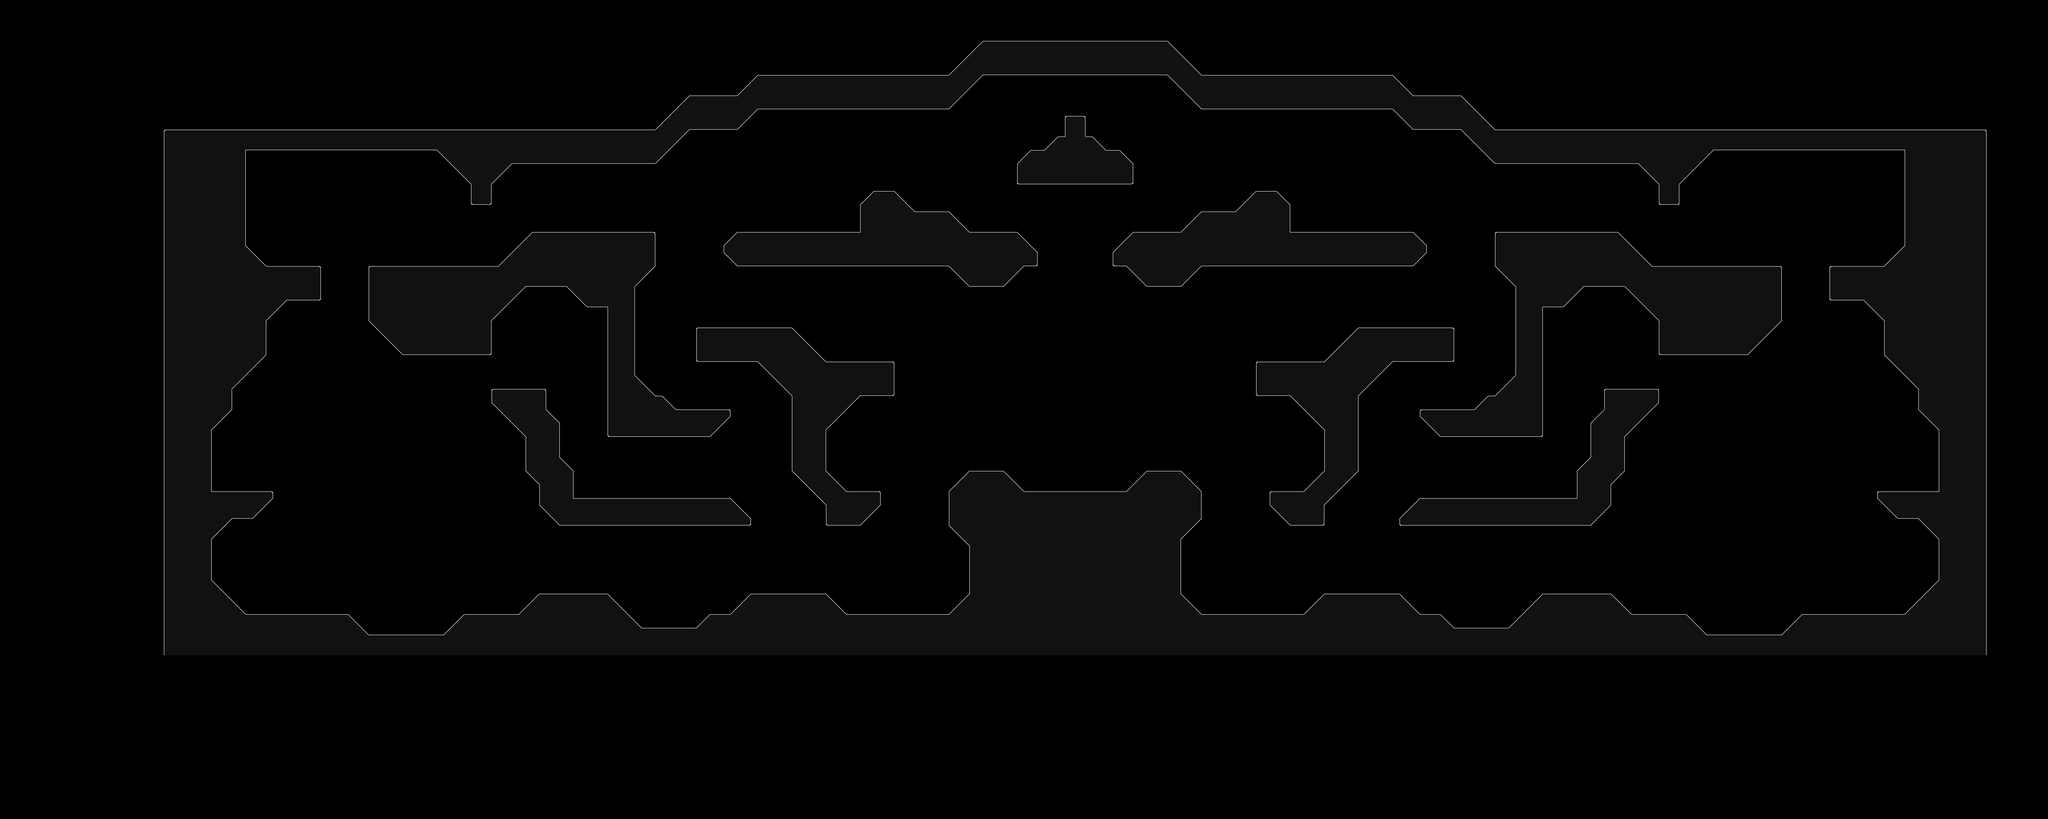

A level layout from a 2D game, rendered from its tile map. Below: a short description, then the map file with tile-grid data replaced by summaries:
An orthogonal 300x120 tile map with 32x32 px tiles, 1 tile layer (Tile Layer 1) and 430 objects (228x BotPoint, 40x Dropthrough, 29x Dummy, 26x Start, 17x MovePoint, ...).

<map version="1.8" tiledversion="1.8.4" orientation="orthogonal" renderorder="right-down" width="300" height="120" tilewidth="32" tileheight="32" infinite="0" nextlayerid="8" nextobjectid="577">
 <properties>
  <property name="customShader" type="bool" value="true" />
 </properties>
 <tileset firstgid="1" source="main_0.tsx" />
 <layer id="1" name="Tile Layer 1" width="300" height="120">
  <data>[36000 cells, 8180 non-empty, 17 distinct tile ids]</data>
 </layer>
 <objectgroup id="7" name="bot-layer">
  <object id="214" name="BotPoint" type="BotPoint" x="2456" y="1032">
   <properties>
    <property name="teamIndex" type="int" value="0" />
   </properties>
   <polyline points="-152,184 8,24" />
  </object>
  <object id="215" name="BotPoint" type="BotPoint" x="2608" y="1000">
   <polyline points="-144,56 464,56" />
  </object>
  <object id="217" name="BotPoint" type="BotPoint" x="2576" y="848">
   <properties>
    <property name="multiplier0" type="float" value="0.1" />
    <property name="valid1" type="bool" value="false" />
   </properties>
   <polyline points="-176,-16 496,-16" />
  </object>
  <object id="218" name="BotPoint" type="BotPoint" x="1904" y="1040">
   <properties>
    <property name="teamIndex" type="int" value="0" />
   </properties>
   <polyline points="-272,176 400,176" />
  </object>
  <object id="219" name="BotPoint" type="BotPoint" x="1552" y="1168">
   <properties>
    <property name="teamIndex" type="int" value="0" />
   </properties>
   <polyline points="80,48 80,304" />
  </object>
  <object id="223" name="BotPoint" type="BotPoint" x="2488" y="1000">
   <polyline points="-24,56 -88,-168" />
  </object>
  <object id="224" name="BotPoint" type="BotPoint" x="3320" y="872">
   <polyline points="-184,88 72,88" />
  </object>
  <object id="225" name="BotPoint" type="BotPoint" x="3224" y="808">
   <polyline points="-152,248 -88,152" />
  </object>
  <object id="226" name="BotPoint" type="BotPoint" x="3736" y="872">
   <polyline points="-280,184 200,184" />
  </object>
  <object id="227" name="BotPoint" type="BotPoint" x="3288" y="872">
   <polyline points="-216,-40 744,-8" />
  </object>
  <object id="228" name="BotPoint" type="BotPoint" x="3416" y="872">
   <polyline points="-280,88 -344,-40" />
  </object>
  <object id="229" name="BotPoint" type="BotPoint" x="3544" y="872">
   <polyline points="-88,184 -152,88" />
  </object>
  <object id="230" name="BotPoint" type="BotPoint" x="3800" y="840">
   <polyline points="-408,120 232,24" />
  </object>
  <object id="232" name="BotPoint" type="BotPoint" x="3960" y="1000">
   <polyline points="72,-136 -24,56" />
  </object>
  <object id="233" name="BotPoint" type="BotPoint" x="4088" y="744">
   <polyline points="136,120 -56,120" />
  </object>
  <object id="234" name="BotPoint" type="BotPoint" x="4376" y="872">
   <polyline points="-56,88 -152,-8" />
  </object>
  <object id="235" name="BotPoint" type="BotPoint" x="4408" y="936">
   <polyline points="72,24 -88,24" />
  </object>
  <object id="236" name="BotPoint" type="BotPoint" x="4504" y="968">
   <polyline points="72,88 -24,-8" />
  </object>
  <object id="237" name="BotPoint" type="BotPoint" x="4696" y="1000">
   <polyline points="104,56 -120,56" />
  </object>
  <object id="238" name="BotPoint" type="BotPoint" x="4856" y="1032">
   <polyline points="40,120 -56,24" />
  </object>
  <object id="239" name="BotPoint" type="BotPoint" x="5016" y="1096">
   <polyline points="24,56 -120,56" />
  </object>
  <object id="240" name="BotPoint" type="BotPoint" x="5072" y="1128">
   <polyline points="112,24 -32,24" />
  </object>
  <object id="241" name="BotPoint" type="BotPoint" x="4472" y="712">
   <polyline points="-24,56 -184,56" />
  </object>
  <object id="244" name="BotPoint" type="BotPoint" x="4920" y="552">
   <polyline points="168,-40 72,-40" />
  </object>
  <object id="245" name="BotPoint" type="BotPoint" x="4984" y="520">
   <polyline points="8,-8 -216,184" />
  </object>
  <object id="246" name="BotPoint" type="BotPoint" x="5112" y="552">
   <polyline points="-24,-40 200,152" />
  </object>
  <object id="249" name="BotPoint" type="BotPoint" x="4696" y="744">
   <polyline points="72,-40 -248,24" />
  </object>
  <object id="250" name="BotPoint" type="BotPoint" x="4760" y="712">
   <polyline points="8,-8 -280,248" />
  </object>
  <object id="251" name="BotPoint" type="BotPoint" x="4472" y="936">
   <polyline points="8,24 -24,-168" />
  </object>
  <object id="252" name="BotPoint" type="BotPoint" x="4312" y="744">
   <polyline points="-24,24 -88,120" />
  </object>
  <object id="253" name="BotPoint" type="BotPoint" x="5144" y="904">
   <polyline points="40,248 136,152" />
  </object>
  <object id="254" name="BotPoint" type="BotPoint" x="5400" y="1032">
   <polyline points="104,24 -120,24" />
  </object>
  <object id="255" name="BotPoint" type="BotPoint" x="5464" y="808">
   <polyline points="136,152 40,248" />
  </object>
  <object id="256" name="BotPoint" type="BotPoint" x="5688" y="936">
   <polyline points="72,24 -88,24" />
  </object>
  <object id="257" name="BotPoint" type="BotPoint" x="5784" y="936">
   <polyline points="72,-72 -24,24" />
  </object>
  <object id="258" name="BotPoint" type="BotPoint" x="5944" y="840">
   <polyline points="104,24 -88,24" />
  </object>
  <object id="259" name="BotPoint" type="BotPoint" x="5816" y="776">
   <polyline points="-24,-8 -184,-8" />
  </object>
  <object id="260" name="BotPoint" type="BotPoint" x="5816" y="776">
   <polyline points="40,88 -24,-8" />
  </object>
  <object id="261" name="BotPoint" type="BotPoint" x="5624" y="808">
   <polyline points="8,-40 -24,152" />
  </object>
  </objectgroup>
 <objectgroup id="3" name="collision-layer">
  <!-- 10 objects omitted --></objectgroup>
 <objectgroup id="2" name="event-layer">
  <!-- 131 objects omitted --></objectgroup>
 <objectgroup id="6" name="objective">
  <!-- 15 objects omitted --></objectgroup>
 <objectgroup id="4" name="dm">
  <!-- 10 objects omitted --></objectgroup>
 <objectgroup id="5" name="ctf">
  <!-- 36 objects omitted --></objectgroup>
</map>
<!-- 391 of 430 objects omitted -->
